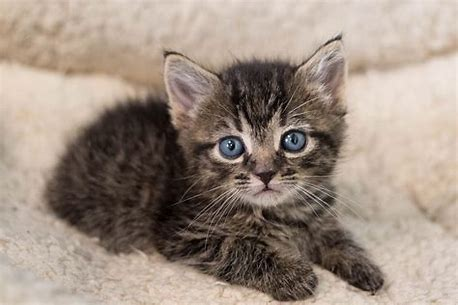
#> input picture Data/cat/image4.jpg, 458 x 305 px, found by its file name
$ python createImage.py
#> lines starting #> are read from the running program, lines starting #| are printed output that depends on the picture; after the words box and inside, x2 and y2 are one past the last pixel; in counts of white or black regions, pixels touching at a corner belong together
import numpy as np
import cv2 as cv
im = cv.imread(r'Data/cat/image4.jpg')
#> im is the input picture: shape (305, 458, 3); mean B, G, R 130.1, 142, 157.5
# print(im[0][0][0])
im[0][0][0] = 23
#> im: shape (305, 458, 3); under 0.01% of pixels changed, all inside (x1, y1, x2, y2) = (0, 0, 1, 1)
# print(im[0][0][0])
# cv.imshow("im",im)
imgray = cv.cvtColor(im, cv.COLOR_BGR2GRAY)
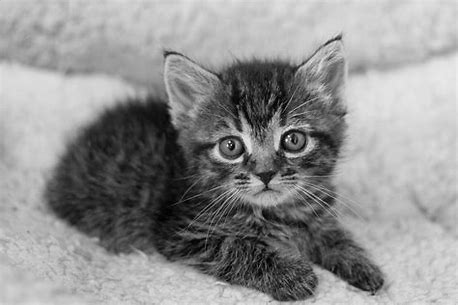
#> imgray: shape (305, 458); min 1, max 253, mean 145.3

ret, thresh = cv.threshold(imgray, 127, 255,cv.THRESH_BINARY_INV)
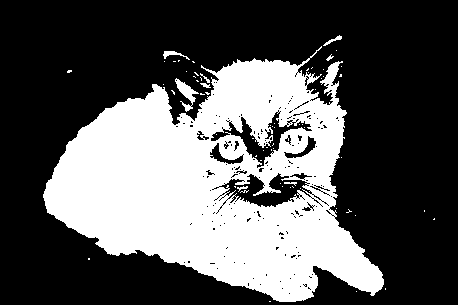
#> thresh: shape (305, 458); 34.6% white; 66 white regions (57 under 20 px)
# print(thresh[0])
# print(ret,thresh)
cv.imshow("image",thresh)
contours, hierarchy = cv.findContours(thresh, cv.RETR_TREE, cv.CHAIN_APPROX_SIMPLE)
#> contours = 358 contours, 336 with area under 20; largest, box (x1, y1, x2, y2) and area: (43, 46, 384, 302) 50980, (218, 172, 313, 208) 1734, (210, 111, 313, 169) 1474, (209, 142, 244, 165) 264, (283, 135, 317, 159) 240
cv.drawContours(im, contours,-1,(0,255,0),3)
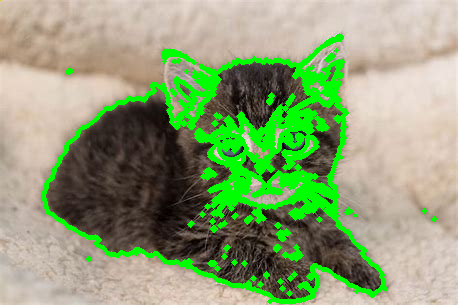
#> im: shape (305, 458, 3); mean B, G, R 117.3, 160.5, 141.4
cv.imshow("im",im)
cv.drawContours(thresh,contours,-1,3)
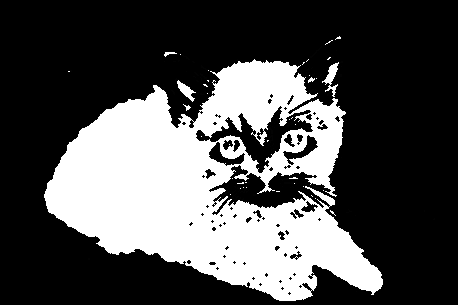
#> thresh: shape (305, 458); 3.18% of pixels changed, all inside (x1, y1, x2, y2) = (43, 35, 435, 302)
# cv.imshow("image",contours)
print(len(contours))
#| 358
cv.waitKey(0)
cv.destroyAllWindows()

$ run again, with Data/cat/image1.jpg copied over Data/cat/image4.jpg
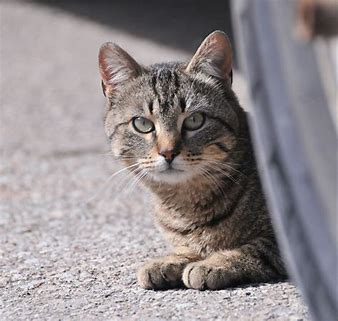
#> input picture Data/cat/image1.jpg, 338 x 321 px, found by its file name
#> im is the input picture: shape (321, 338, 3); mean B, G, R 141.1, 138.6, 145.7
#> `ret, thresh = cv.threshold(imgray, 127, 255,cv.THRESH_BINARY_INV)`:
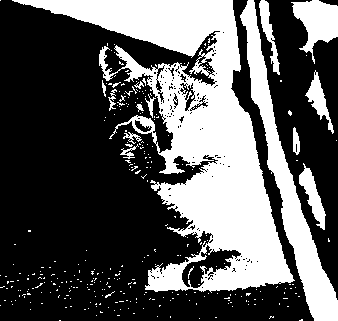
#> thresh: shape (321, 338); 35.2% white; 305 white regions (291 under 20 px)
#> contours = 514 contours, 487 with area under 20; largest, box (x1, y1, x2, y2) and area: (12, 0, 295, 293) 28102, (240, 0, 338, 321) 5816, (291, 0, 338, 64) 1454, (181, 244, 242, 289) 1118, (299, 163, 326, 230) 614
#> `cv.drawContours(thresh,contours,-1,3)`:
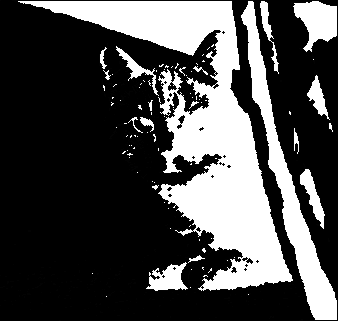
#> thresh: shape (321, 338); 5.75% of pixels changed, all inside (x1, y1, x2, y2) = (0, 0, 338, 321)
#| 514

$ run again, with Data/cat/image10.jpg copied over Data/cat/image4.jpg
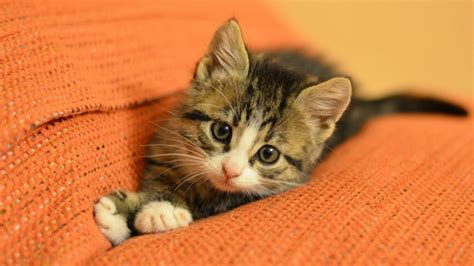
#> input picture Data/cat/image10.jpg, 474 x 266 px, found by its file name
#> im is the input picture: shape (266, 474, 3); mean B, G, R 63.8, 123.8, 208.8
#> `ret, thresh = cv.threshold(imgray, 127, 255,cv.THRESH_BINARY_INV)`:
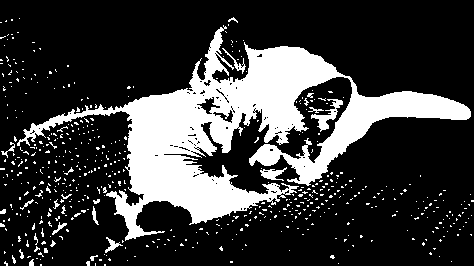
#> thresh: shape (266, 474); 23.2% white; 544 white regions (521 under 20 px)
#> contours = 652 contours, 639 with area under 20; largest, box (x1, y1, x2, y2) and area: (17, 25, 471, 241) 24856, (311, 99, 343, 132) 250, (196, 96, 221, 115) 179, (260, 167, 287, 181) 138, (212, 109, 234, 124) 124
#> `cv.drawContours(thresh,contours,-1,3)`:
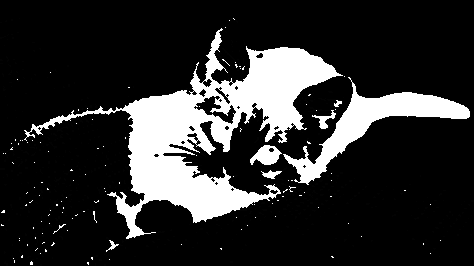
#> thresh: shape (266, 474); 5.03% of pixels changed, all inside (x1, y1, x2, y2) = (0, 17, 474, 266)
#| 652

$ run again, with Data/cat/image11.jpg copied over Data/cat/image4.jpg
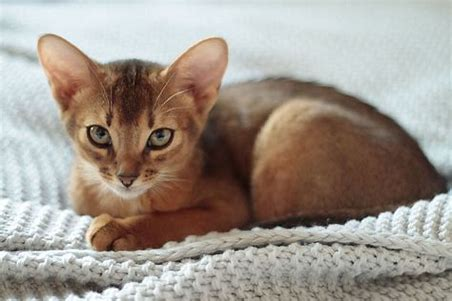
#> input picture Data/cat/image11.jpg, 452 x 301 px, found by its file name
#> im is the input picture: shape (301, 452, 3); mean B, G, R 141.6, 150.6, 160.1
#> `ret, thresh = cv.threshold(imgray, 127, 255,cv.THRESH_BINARY_INV)`:
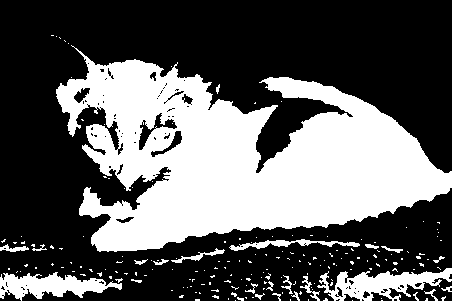
#> thresh: shape (301, 452); 36.8% white; 194 white regions (170 under 20 px)
#> contours = 294 contours, 267 with area under 20; largest, box (x1, y1, x2, y2) and area: (56, 45, 452, 252) 43836, (317, 268, 452, 301) 2049, (0, 272, 122, 301) 1730, (138, 112, 178, 151) 438, (229, 239, 360, 251) 403
#> `cv.drawContours(thresh,contours,-1,3)`:
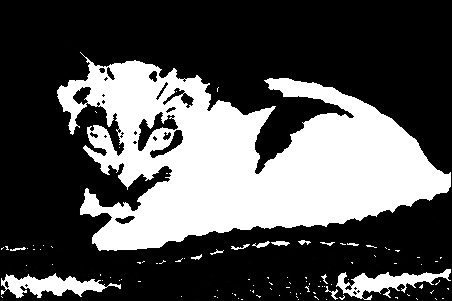
#> thresh: shape (301, 452); 4.08% of pixels changed, all inside (x1, y1, x2, y2) = (0, 35, 452, 301)
#| 294
